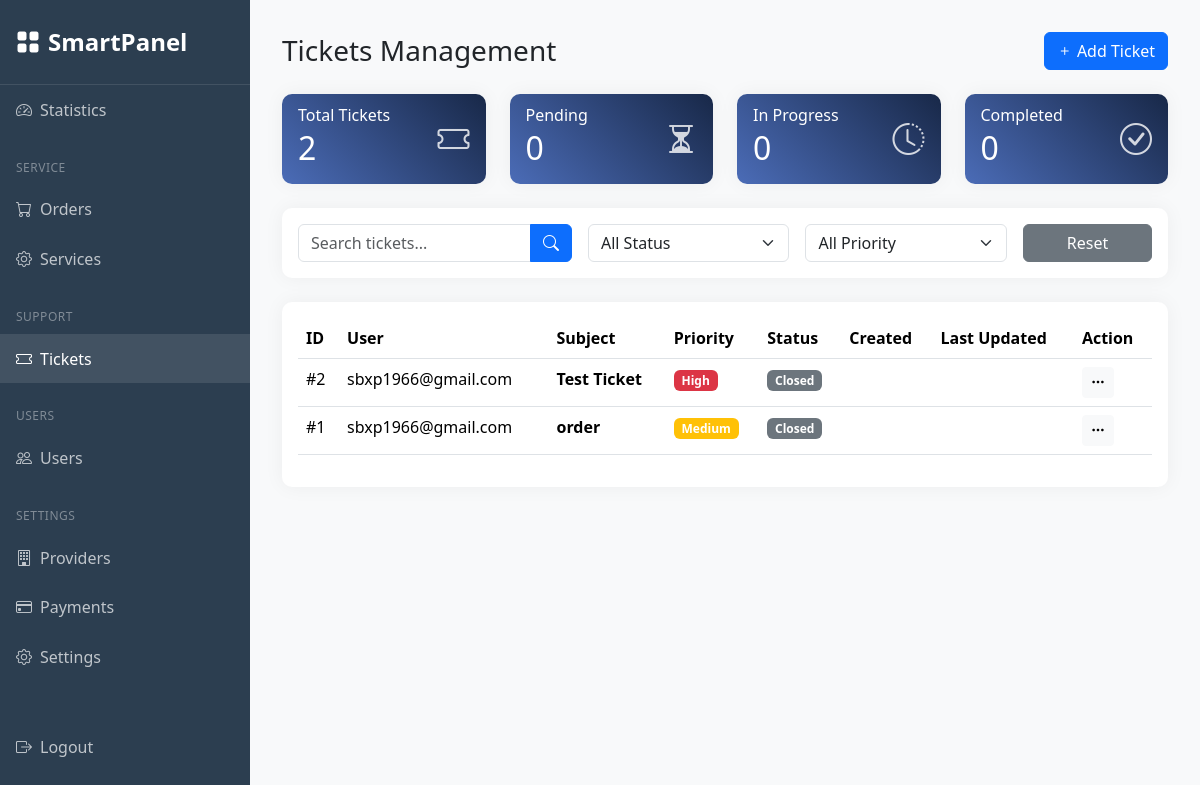
The page /manager/tickets/ (signed in) on the database as committed earlier.
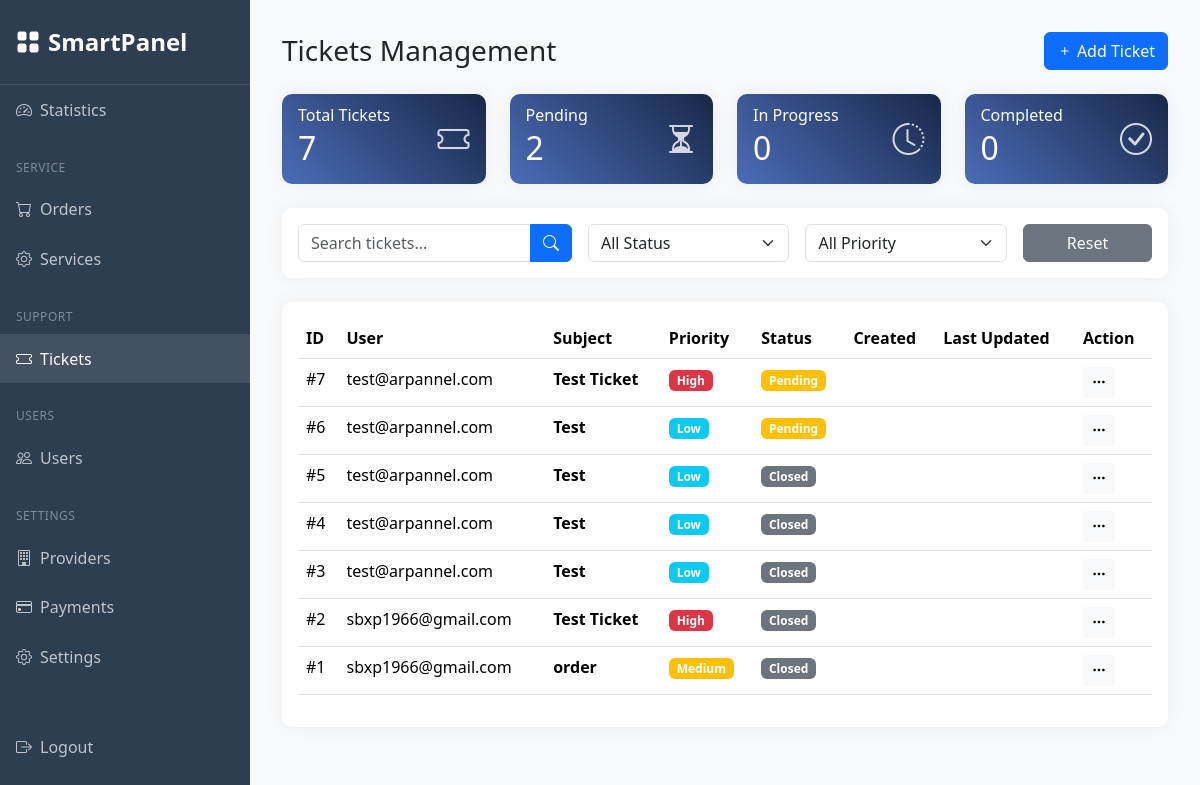
The same page on the database as committed later.
### user_dashboard/models.py (models this page shows, shortened)
class Ticket(models.Model):
    STATUS_CHOICES = [
        ('pending', 'Pending'),
        ('in_progress', 'In Progress'),
        ('completed', 'Completed'),
        ('closed', 'Closed'),
    ]
    PRIORITY_CHOICES = [
        ('low', 'Low'),
        ('medium', 'Medium'),
        ('high', 'High'),
    ]
    user = models.ForeignKey(User, on_delete=models.CASCADE, related_name='tickets')
    subject = models.CharField(max_length=200)
    description = models.TextField()
    status = models.CharField(max_length=20, choices=STATUS_CHOICES, default='pending')
    priority = models.CharField(max_length=20, choices=PRIORITY_CHOICES, default='medium')
    created = models.DateTimeField(auto_now_add=True)
    changed = models.DateTimeField(auto_now=True)
    unread = models.BooleanField(default=True)
    uid = models.IntegerField(null=True, blank=True)
    ids = models.CharField(max_length=255, null=True, blank=True)
    class Meta:
        ordering = ['-created']
        db_table = 'tickets'

### authentication/models.py (models this page shows, shortened)
class User(AbstractUser):
    phone_number = models.CharField(max_length=15, blank=True, null=True)
    profile_picture = models.ImageField(upload_to='profile_pictures/', null=True, blank=True)
    balance = models.DecimalField(max_digits=10, decimal_places=2, default=0.00)
    timezone = models.CharField(max_length=50, null=True, blank=True)
    phone = models.CharField(max_length=20, null=True, blank=True)
    address = models.TextField(null=True, blank=True)
    city = models.CharField(max_length=100, null=True, blank=True)
    website = models.URLField(null=True, blank=True)
    skype = models.CharField(max_length=50, null=True, blank=True)
    whatsapp = models.CharField(max_length=20, null=True, blank=True)
    api_key = models.CharField(max_length=64, null=True, blank=True)

### managerdashboard/views.py (the view)
# urls.py: path('tickets/', views.tickets, name='tickets'),
@permission_required('authentication.is_manager', login_url='manager_login')
def tickets(request):
    search_query = request.GET.get('search', '')
    status_filter = request.GET.get('status', '')
    priority_filter = request.GET.get('priority', '')
    tickets = Ticket.objects.all().order_by('-created')
    all_users = User.objects.filter(is_active=True).order_by('email')
    if search_query:
        tickets = tickets.filter(
            Q(subject__icontains=search_query) |
            Q(user__email__icontains=search_query)
        )
    if status_filter:
        tickets = tickets.filter(status=status_filter)
    if priority_filter:
        tickets = tickets.filter(priority=priority_filter)
    total_tickets = tickets.count()
    pending_tickets = tickets.filter(status='pending').count()
    in_progress_tickets = tickets.filter(status='in_progress').count()
    completed_tickets = tickets.filter(status='completed').count()
    paginator = Paginator(tickets, 10)  # Show 10 tickets per page
    page_number = request.GET.get('page')
    tickets_page = paginator.get_page(page_number)
    context = {
        'active_tab': 'tickets',
        'tickets': tickets_page,
        'total_tickets': total_tickets,
        'pending_tickets': pending_tickets,
        'in_progress_tickets': in_progress_tickets,
        'completed_tickets': completed_tickets,
        'search_query': search_query,
        'status_filter': status_filter,
        'priority_filter': priority_filter,
        'all_users': all_users,
    }
    return render(request, 'managerdashboard/tickets.html', context)

### templates/managerdashboard/tickets.html (shortened to what this page needs)
{% extends 'managerdashboard/base_dashboard.html' %}
{% load static %}
{% block dashboard_content %}
<div class="container-fluid p-0">
    <div class="d-flex justify-content-between align-items-center mb-4">
        <h1 class="h3 mb-0">Tickets Management</h1>
        <div class="d-flex gap-2">
            <button class="btn btn-primary" data-bs-toggle="modal" data-bs-target="#addTicketModal">
                <i class="bi bi-plus"></i> Add Ticket
            </button>
        </div>
    </div>
    <div class="row g-4 mb-4">
        <div class="col-md-3">
            <div class="card stats-card h-100">
                <div class="card-body">
                    <div class="d-flex justify-content-between align-items-center">
                        <div>
                            <h6 class="card-subtitle mb-1">Total Tickets</h6>
                            <h2 class="card-title mb-0">{{ total_tickets }}</h2>
                        </div>
                        <div class="stats-icon">
                            <i class="bi bi-ticket"></i>
                        </div>
                    </div>
                </div>
            </div>
        </div>
        <div class="col-md-3">
            <div class="card stats-card h-100">
                <div class="card-body">
                    <div class="d-flex justify-content-between align-items-center">
                        <div>
                            <h6 class="card-subtitle mb-1">Pending</h6>
                            <h2 class="card-title mb-0">{{ pending_tickets }}</h2>
                        </div>
                        <div class="stats-icon">
                            <i class="bi bi-hourglass-split"></i>
                        </div>
                    </div>
                </div>
            </div>
        </div>
        <div class="col-md-3">
            <div class="card stats-card h-100">
                <div class="card-body">
                    <div class="d-flex justify-content-between align-items-center">
                        <div>
                            <h6 class="card-subtitle mb-1">In Progress</h6>
                            <h2 class="card-title mb-0">{{ in_progress_tickets }}</h2>
                        </div>
                        <div class="stats-icon">
                            <i class="bi bi-clock-history"></i>
                        </div>
                    </div>
                </div>
            </div>
        </div>
        <div class="col-md-3">
            <div class="card stats-card h-100">
                <div class="card-body">
                    <div class="d-flex justify-content-between align-items-center">
                        <div>
                            <h6 class="card-subtitle mb-1">Completed</h6>
                            <h2 class="card-title mb-0">{{ completed_tickets }}</h2>
                        </div>
                        <div class="stats-icon">
                            <i class="bi bi-check-circle"></i>
                        </div>
                    </div>
                </div>
            </div>
        </div>
    </div>
    <div class="card mb-4">
        <div class="card-body">
            <form method="GET" class="row g-3">
                <div class="col-md-4">
                    <div class="input-group">
                        <input type="text" class="form-control" name="search"
                               placeholder="Search tickets..."
                               value="{{ search_query }}">
                        <button class="btn btn-primary" type="submit">
                            <i class="bi bi-search"></i>
                        </button>
                    </div>
                </div>
                <div class="col-md-3">
                    <select class="form-select" name="status" onchange="this.form.submit()">
                        <option value="" {% if not status_filter %}selected{% endif %}>All Status</option>
                    </select>
                </div>
                <div class="col-md-3">
                    <select class="form-select" name="priority" onchange="this.form.submit()">
                        <option value="" {% if not priority_filter %}selected{% endif %}>All Priority</option>
                    </select>
                </div>
                <div class="col-md-2">
                    <a href="{% url 'managerdashboard:tickets' %}" class="btn btn-secondary w-100">Reset</a>
                </div>
            </form>
        </div>
    </div>
    <div class="card">
        <div class="card-body">
            <div class="table-responsive">
                <table class="table table-hover">
                    <thead>
                        <tr>
                            <th>ID</th>
                            <th>User</th>
                            <th>Subject</th>
                            <th>Priority</th>
                            <th>Status</th>
                            <th>Created</th>
                            <th>Last Updated</th>
                            <th>Action</th>
                        </tr>
                    </thead>
                    <tbody>
                        {% for ticket in tickets %}
                        <tr>
                            <td>#{{ ticket.id }}</td>
                            <td>{{ ticket.user.email }}</td>
                            <td>
                                <span class="{% if ticket.unread %}fw-bold{% endif %}">
                                    {{ ticket.subject }}
                                </span>
                            </td>
                            <td>
                                <span class="badge bg-{% if ticket.priority == 'high' %}danger{% elif ticket.priority == 'medium' %}warning{% else %}info{% endif %}">
                                    {{ ticket.priority|title }}
                                </span>
                            </td>
                            <td>
                                <span class="badge bg-{% if ticket.status == 'pending' %}warning{% elif ticket.status == 'in_progress' %}info{% elif ticket.status == 'completed' %}success{% else %}secondary{% endif %}">
                                    {{ ticket.status|title }}
                                </span>
                            </td>
                            <td>{{ ticket.created_at|date:"Y-m-d H:i" }}</td>
                            <td>{{ ticket.updated_at|date:"Y-m-d H:i" }}</td>
                            <td>
                                <div class="dropdown">
                                    <button class="btn btn-light btn-sm" type="button" data-bs-toggle="dropdown">
                                        <i class="bi bi-three-dots"></i>
                                    </button>
                                </div>
                            </td>
                        </tr>
                        {% endfor %}
                    </tbody>
                </table>
            </div>
        </div>
    </div>
</div>
{% endblock dashboard_content %}

### templates/managerdashboard/base_dashboard.html (shortened to what this page needs)
{% load static %}
<!DOCTYPE html>
<html lang="en">
<head>
    <link href="https://cdn.jsdelivr.net/npm/bootstrap@5.3.2/dist/css/bootstrap.min.css" rel="stylesheet">
    <link rel="stylesheet" href="https://cdn.jsdelivr.net/npm/bootstrap-icons@1.11.1/font/bootstrap-icons.css">
    <link href="{% static 'css/style.css' %}" rel="stylesheet">
</head>
<body>
    <div id="wrapper">
        <nav id="sidebar">
            <div class="sidebar-header">
                <a href="{% url 'managerdashboard:manager_dashboard' %}" class="sidebar-brand">
                    <i class="bi bi-grid-fill me-2"></i>SmartPanel
                </a>
            </div>
            <ul class="nav flex-column">
                <li class="nav-item">
                    <a class="nav-link {% if active_tab == 'dashboard' %}active{% endif %}"
                       href="{% url 'managerdashboard:manager_dashboard' %}">
                        <i class="bi bi-speedometer2"></i>Statistics
                    </a>
                </li>
                <li class="nav-header">SERVICE</li>
                <li class="nav-item">
                    <a class="nav-link {% if active_tab == 'orders' %}active{% endif %}"
                       href="{% url 'managerdashboard:orders' %}">
                        <i class="bi bi-cart"></i>Orders
                    </a>
                </li>
                <li class="nav-item">
                    <a class="nav-link {% if active_tab == 'services' %}active{% endif %}"
                       href="{% url 'managerdashboard:services' %}">
                        <i class="bi bi-gear"></i>Services
                    </a>
                </li>
                <li class="nav-header">SUPPORT</li>
                <li class="nav-item">
                    <a class="nav-link {% if active_tab == 'tickets' %}active{% endif %}"
                       href="{% url 'managerdashboard:tickets' %}">
                        <i class="bi bi-ticket"></i>Tickets
                    </a>
                </li>
                <li class="nav-header">USERS</li>
                <li class="nav-item">
                    <a class="nav-link {% if active_tab == 'users' %}active{% endif %}"
                       href="{% url 'managerdashboard:users' %}">
                        <i class="bi bi-people"></i>Users
                    </a>
                </li>
                <li class="nav-header">SETTINGS</li>
                <li class="nav-item">
                    <a class="nav-link {% if active_tab == 'providers' %}active{% endif %}"
                       href="{% url 'managerdashboard:providers' %}">
                        <i class="bi bi-building"></i>Providers
                    </a>
                </li>
                <li class="nav-item">
                    <a class="nav-link {% if active_tab == 'payments' %}active{% endif %}"
                       href="{% url 'managerdashboard:payments' %}">
                        <i class="bi bi-credit-card"></i>Payments
                    </a>
                </li>
                <li class="nav-item">
                    <a class="nav-link {% if active_tab == 'settings' %}active{% endif %}"
                       href="{% url 'managerdashboard:settings' %}">
                        <i class="bi bi-gear"></i>Settings
                    </a>
                </li>
                <li class="nav-header"></li>
                <li class="nav-item mt-2">
                    <a class="nav-link" href="{% url 'user_logout' %}">
                        <i class="bi bi-box-arrow-right"></i>Logout
                    </a>
                </li>
            </ul>
        </nav>
        <div id="content">
            <div class="content-wrapper">
                {% block dashboard_content %}{% endblock dashboard_content %}
            </div>
        </div>
    </div>
</body>
</html>

### static/css/style.css (style rules this page uses)
.table-responsive { overflow: visible !important; }
.dropdown { position: static !important; }
.table td { position: relative !important; }
.card { overflow: visible !important; }

### templates/managerdashboard/base_dashboard.html (style rules this page uses)
:root { --sidebar-width: 250px; }
body { background-color: #f8f9fa; }
#wrapper { display: flex; min-height: 100vh; }
#sidebar { width: var(--sidebar-width); background: #2c3e50; min-height: 100vh; position: fixed; transition: all 0.3s; }
#content { margin-left: var(--sidebar-width); width: calc(100% - var(--sidebar-width)); min-height: 100vh; transition: all 0.3s; }
.sidebar-header { padding: 1.5rem 1rem; border-bottom: 1px solid rgba(255,255,255,0.1); }
.sidebar-brand { color: #fff; font-size: 1.5rem; text-decoration: none; font-weight: 600; }
.nav-link { color: rgba(255,255,255,0.7); padding: 0.8rem 1rem; transition: all 0.3s; }
.nav-link.active { color: #fff; background: rgba(255,255,255,0.1); }
.nav-header { color: rgba(255,255,255,0.4); padding: 1.5rem 1rem 0.5rem; font-size: 0.75rem; text-transform: uppercase; letter-spacing: 0.5px; }
.nav-link i { width: 20px; margin-right: 0.5rem; }
.content-wrapper { padding: 2rem; }
.card { border: none; box-shadow: 0 0 20px rgba(0,0,0,0.05); border-radius: 10px; }
.stats-card { background: linear-gradient(45deg, #4b6cb7, #182848); color: white; }
.stats-icon { font-size: 2rem; opacity: 0.8; }

Rows that differ between the two databases and show on the page:
added Ticket: id "7", user.email "test@arpannel.com", subject "Test Ticket", priority "High", status "Pending"
added Ticket: id "6", user.email "test@arpannel.com", subject "Test", priority "Low", status "Pending"
added Ticket: id "5", user.email "test@arpannel.com", subject "Test", priority "Low", status "Closed"
added Ticket: id "4", user.email "test@arpannel.com", subject "Test", priority "Low", status "Closed"
added Ticket: id "3", user.email "test@arpannel.com", subject "Test", priority "Low", status "Closed"
Other text that changed with them:
{{ total_tickets }}: "2" → "7"
{{ pending_tickets }}: "0" → "2"
